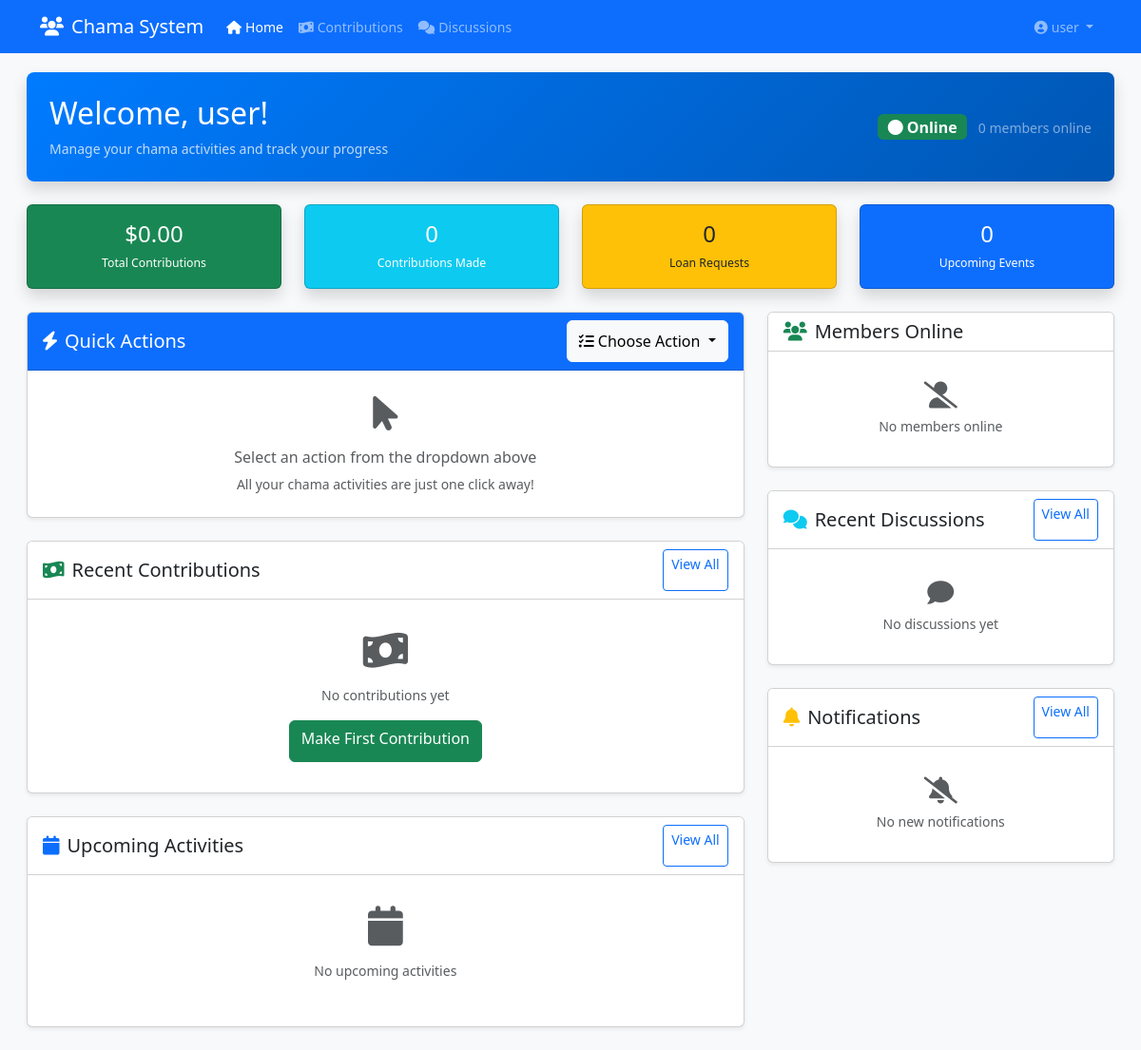
/ (signed in), run on an earlier commit of the app's database.
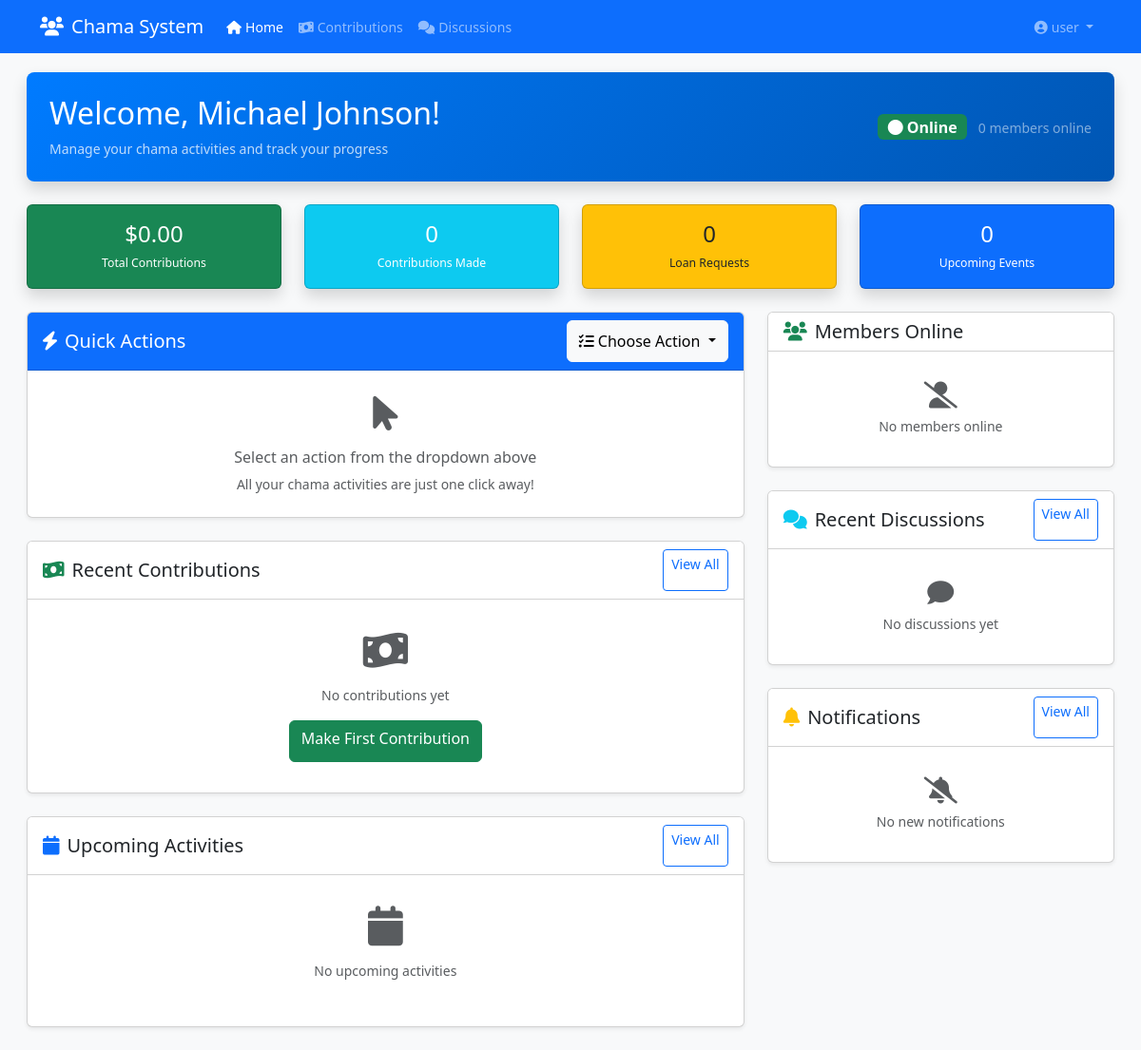
And on a later commit of the database.
### fixed_app.py (models this page shows, shortened)
class User(db.Model, UserMixin):
    id = db.Column(db.Integer, primary_key=True)
    username = db.Column(db.String(80), unique=True, nullable=False)
    password = db.Column(db.String(200), nullable=False)
    is_admin = db.Column(db.Boolean, default=False)
    last_seen = db.Column(db.DateTime, default=datetime.utcnow)
    is_online = db.Column(db.Boolean, default=False)
    members = db.relationship('Member', backref='user', lazy=True)
    def update_last_seen(self):
        self.last_seen = datetime.utcnow()
        self.is_online = True

class Member(db.Model):
    id = db.Column(db.Integer, primary_key=True)
    name = db.Column(db.String(100), nullable=False)
    phone = db.Column(db.String(20), nullable=False, unique=True)
    email = db.Column(db.String(100))
    join_date = db.Column(db.DateTime, default=datetime.utcnow)
    status = db.Column(db.String(20), default='Active')
    user_id = db.Column(db.Integer, db.ForeignKey('user.id'))

### fixed_app.py (the view)
@app.route('/')
@login_required
def index():
    if current_user.is_admin:
        return redirect(url_for('admin_dashboard'))
    current_user.update_last_seen()
    db.session.commit()
    member = Member.query.filter_by(user_id=current_user.id).first()
    all_members = Member.query.filter(Member.user_id != current_user.id).all()
    online_members = []
    for m in all_members:
        if m.user and m.user.is_online:
            online_members.append(m)
    member_ids = [member.id] if member else []
    contributions = Contribution.query.filter(Contribution.member_id.in_(member_ids)).order_by(Contribution.date.desc()).limit(5).all() if member_ids else []
    total_contributions = sum(c.amount for c in Contribution.query.filter(Contribution.member_id.in_(member_ids)).all()) if member_ids else 0
    loans = Loan.query.filter(Loan.member_id.in_(member_ids)).order_by(Loan.date_applied.desc()).limit(3).all() if member_ids else []
    upcoming_activities = Activity.query.filter(Activity.date >= datetime.utcnow()).order_by(Activity.date).limit(5).all()
    discussions = Discussion.query.order_by(Discussion.date.desc()).limit(3).all()
    notifications = Notification.query.filter_by(user_id=current_user.id, is_read=False).limit(3).all()
    return render_template('user_dashboard.html',
                         member=member,
                         online_members=online_members,
                         contributions=contributions,
                         total_contributions=total_contributions,
                         loans=loans,
                         upcoming_activities=upcoming_activities,
                         discussions=discussions,
                         notifications=notifications)

### fixed_app.py (called while the page is built)
@login_manager.user_loader
def load_user(user_id):
    return User.query.get(int(user_id))

### templates/user_dashboard.html (shortened to what the changed rows need)
{% extends "base.html" %}
{% block content %}
<div class="container-fluid">
    <div class="row mb-4">
        <div class="col-12">
            <div class="bg-gradient-primary text-white rounded-3 p-4 shadow">
                <div class="d-flex flex-column flex-md-row justify-content-between align-items-start align-items-md-center">
                    <div>
                        <h2 class="mb-2">Welcome, {{ member.name if member else current_user.username }}!</h2>
                        <p class="mb-0 opacity-75">Manage your chama activities and track your progress</p>
                    </div>
                </div>
            </div>
        </div>
    </div>
</div>
<link href="https://unpkg.com/aos@2.3.1/dist/aos.css" rel="stylesheet">
{% endblock %}

### templates/navbar.html (shortened to what this page needs)
<nav class="navbar navbar-expand-lg navbar-dark bg-primary">
    <div class="container">
        <a class="navbar-brand" href="{{ url_for('index') }}">
            <i class="fas fa-users me-2"></i>Chama System
        </a>
        <div class="collapse navbar-collapse" id="navbarNav">
            {% if current_user.is_authenticated %}
            <ul class="navbar-nav me-auto">
                <li class="nav-item">
                    <a class="nav-link {% if request.path == url_for('index') %}active{% endif %}" href="{{ url_for('index') }}">
                        <i class="fas fa-home me-1"></i>Home
                    </a>
                </li>
                <li class="nav-item">
                    <a class="nav-link {% if request.path == url_for('contributions') %}active{% endif %}" href="{{ url_for('contributions') }}">
                        <i class="fas fa-money-bill-wave me-1"></i>Contributions
                    </a>
                </li>
                <li class="nav-item">
                    <a class="nav-link {% if request.path == url_for('discussions') %}active{% endif %}" href="{{ url_for('discussions') }}">
                        <i class="fas fa-comments me-1"></i>Discussions
                    </a>
                </li>
            </ul>
            <ul class="navbar-nav">
                <li class="nav-item dropdown">
                    <a class="nav-link dropdown-toggle" href="#" id="navbarDropdown" role="button"
                       data-bs-toggle="dropdown" aria-expanded="false">
                        <i class="fas fa-user-circle me-1"></i>{{ current_user.username }}
                    </a>
                </li>
            </ul>
            {% endif %}
        </div>
    </div>
</nav>

What changed in the data, as far as the page shows it:
added Member: name "Michael Johnson"
Also different on the page:
{{ member.name if member else current_user.username }}: "user" → "Michael Johnson"
